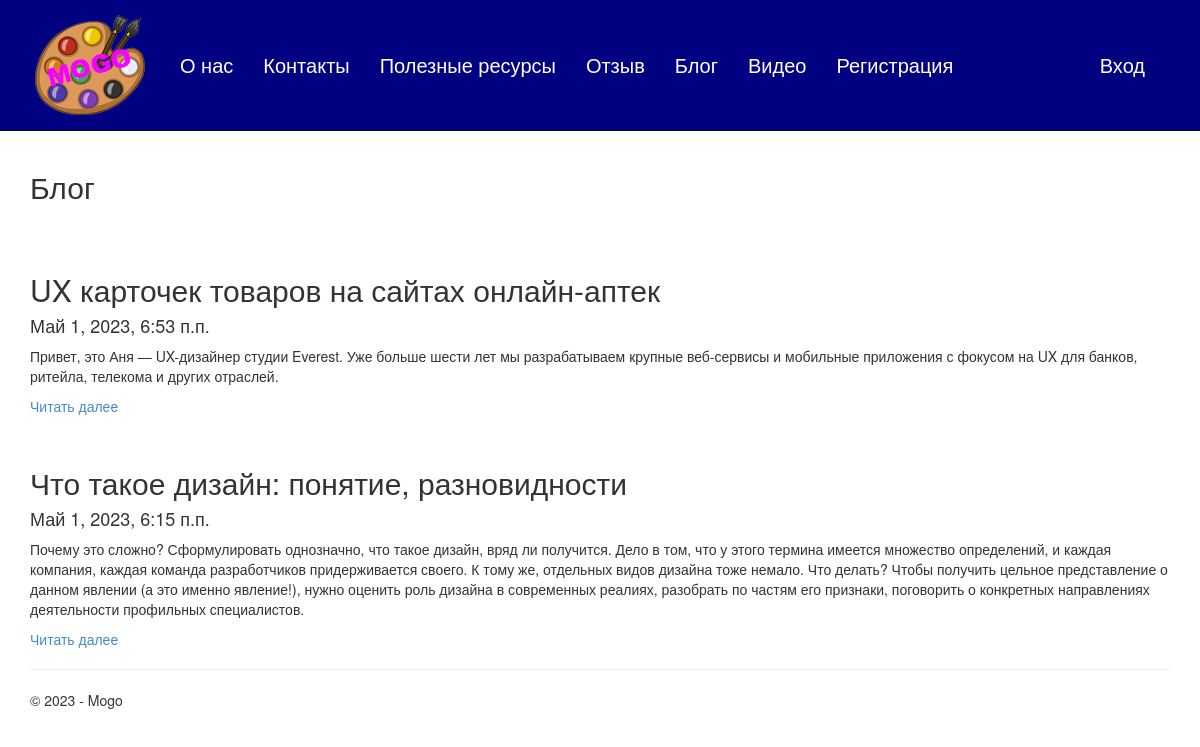
Screenshot of /blog/ with the database file from the repository.
### app/models.py (models this page shows, shortened)
class Blog(models.Model):
    title = models.CharField(max_length = 100, unique_for_date = "posted", verbose_name = "Заголовок" )
    description = models.TextField(verbose_name = "Краткое содержание")
    content = models.TextField(verbose_name = "Полное содержание")
    posted = models.DateTimeField(default = datetime.now(), db_index = True, verbose_name = "Опубликована")
    author = models.ForeignKey(User, null=True, blank=True, on_delete = models.SET_NULL, verbose_name = "Автор")
    image = models.FileField(default = 'temp.jpg', verbose_name="Путь к картинке")
    class Meta:
        db_table = "Posts"
        ordering = ["-posted"]
        verbose_name = "статья блога"
        verbose_name_plural = "статьи блога"

### app/views.py (the view)
# urls.py: path('blog/', views.blog, name='blog'),
def blog(request):
     posts = Blog.objects.all()
     assert isinstance(request, HttpRequest)
     return render(
         request,
         'app/blog.html',
         {
             'title': 'Блог',
             'posts': posts,
             'year':datetime.now().year,
         }
     )

### app/templates/app/blog.html
{% extends "app/layout.html" %}
{% block content %}
<h2>{{ title }}</h2>
<br />
{% for post in posts %}
<br />
<div>
    <h2> {{post.title}} </h2>
    <h4> {{post.posted}} </h4>
    <p> {{post.description}} </p>
    <p><a href="{% url 'blogpost' parametr=post.id %}">Читать далее</a></p>
</div>
{% endfor %}
{% endblock %}

### app/static/app/content/site.css (style rules this page uses)
body { padding-top: 130px; padding-bottom: 20px; }

### rows the page displays
Blog: title "UX карточек товаров на сайтах онлайн-аптек", posted "Май 1, 2023, 6:53 п.п.", description "Привет, это Аня — UX-дизайнер студии Everest. Уже больше шести лет мы разрабатываем крупные веб-сервисы и мобильные приложения с фокусом на UX для банков, ритейла, телекома и других отраслей."
Blog: title "Что такое дизайн: понятие, разновидности", posted "Май 1, 2023, 6:15 п.п.", description "Почему это сложно? Сформулировать однозначно, что такое дизайн, вряд ли получится. Дело в том, что у этого термина имеется множество определений, и каждая компания, каждая команда разработчиков придерживается своего. К тому же, отдельных видов дизайна тоже немало. Что делать? Чтобы получить цельное представление о данном явлении (а это именно явление!), нужно оценить роль дизайна в современных реалиях, разобрать по частям его признаки, поговорить о конкретных направлениях деятельности профильных специалистов."

### other values shown
{{ title }} "Блог"
